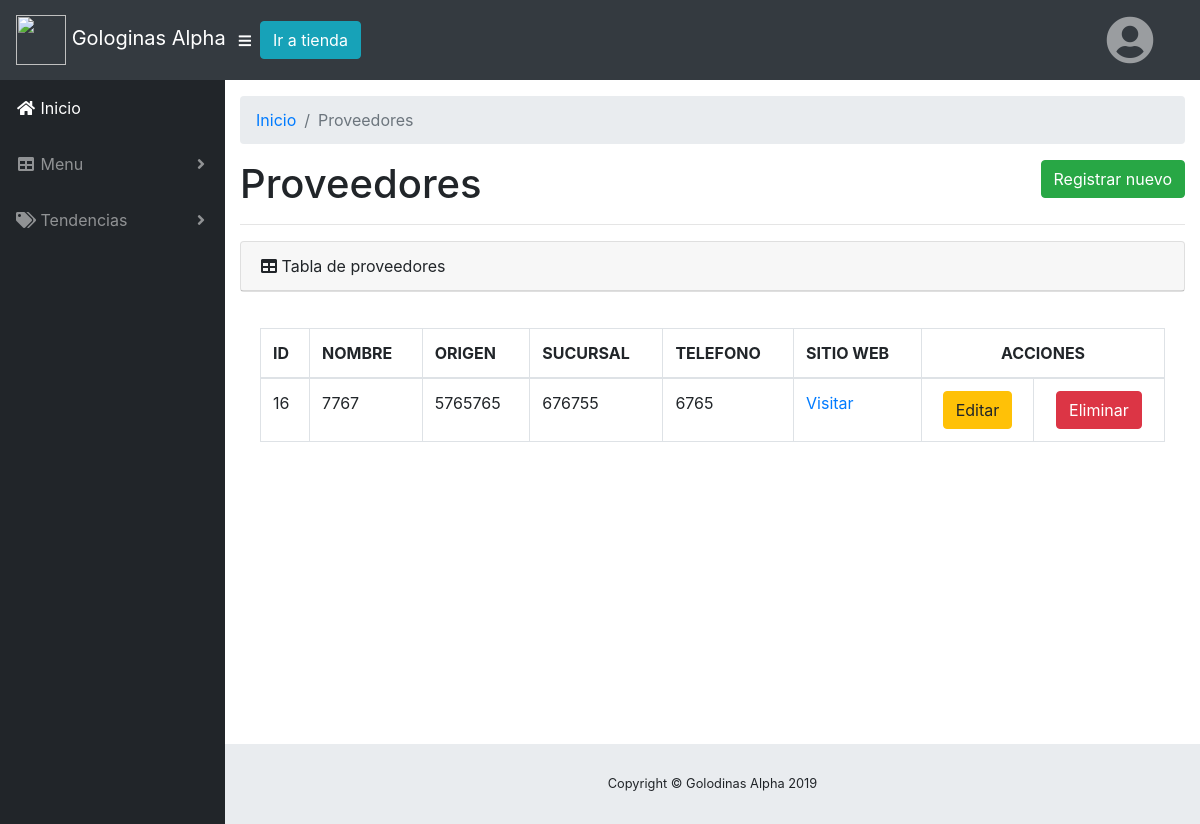
The app's page /admin/proveedores.php (signed in), older data.
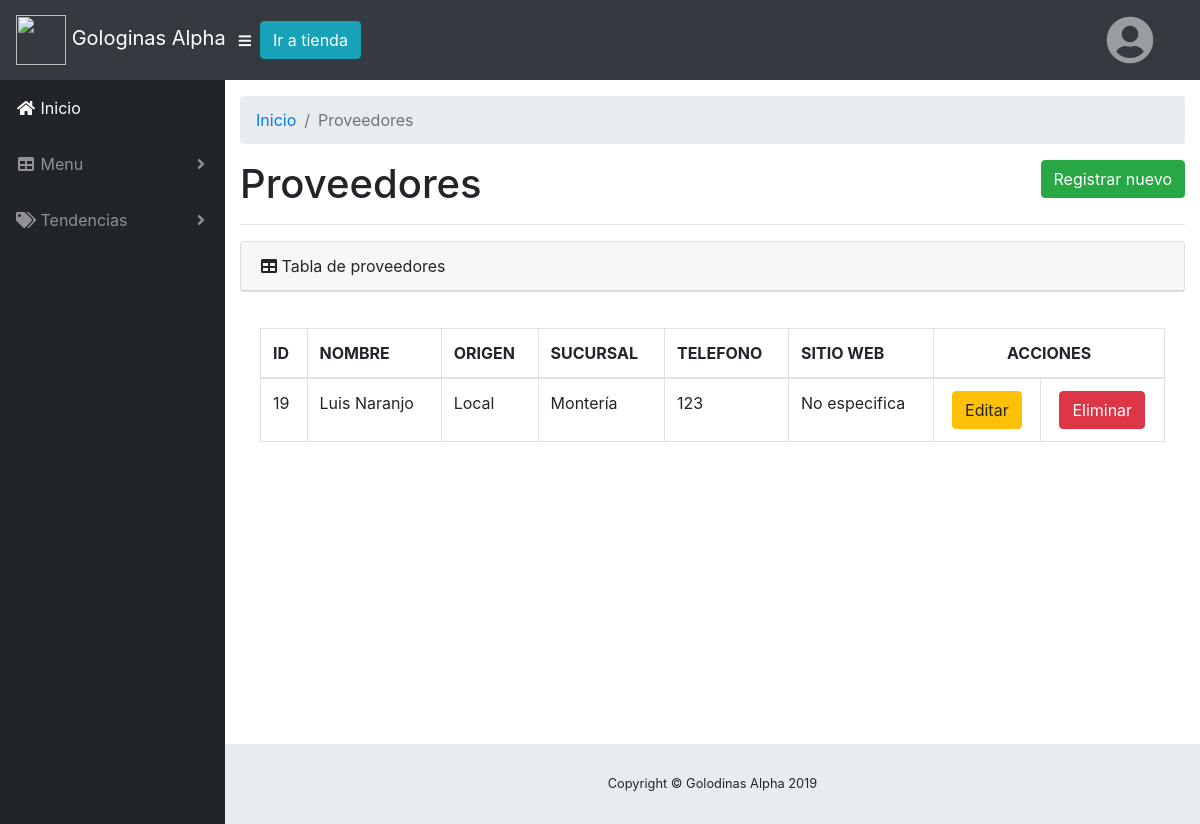
The same page, newer data.
### tables this page shows
CREATE TABLE `GO_PROVEEDOR` (
  `PR_ID` bigint(20) UNSIGNED NOT NULL COMMENT 'PK - Identificador único',
  `PR_NOMBRE` varchar(250) NOT NULL COMMENT 'Nombre del proveedor',
  `PR_ORIGEN` varchar(250) NOT NULL COMMENT 'El proveedor puede ser nacional o extranjero',
  `PR_SUCURSAL` varchar(250) NOT NULL COMMENT 'Sucursal del proveedor',
  `PR_TELEFONO` varchar(250) NOT NULL COMMENT 'Telefono del proveedor',
  `PR_URL` varchar(250) DEFAULT NULL COMMENT 'Url del proveedor'
);

### includes/db/database.php (called while the page is built, shortened)
<?php
class Conexion
{
    protected $conex;
    public function conectar()
    {
        $this->conex = new mysqli(HOST, USER, PASS, DBNAME);
        if ($result = $this->conex->query("SELECT DATABASE()")) {
            $row = $result->fetch_row();
            $result->close();
        }
        return true;
    }
    public function readProveedores()
    {
        $sql = "SELECT * FROM GO_PROVEEDOR";
        if (!$resultado = $this->conex->query($sql)) {
            echo "Lo sentimos, este sitio web está experimentando problemas.";
            exit;
            echo "Error: La ejecución de la consulta falló debido a: \n";
            echo "Query: " . $sql . "\n";
            echo "Errno: " . $this->conexion->errno . "\n";
            echo "Error: " . $this->conexion->error . "\n";
            exit;
        }
        if ($resultado->num_rows != 0) {
            $proveedores = array();
            while ($proveedor = $resultado->fetch_array(MYSQLI_ASSOC)) {
                array_push($proveedores, $proveedor);
            }
            return $proveedores;
        } else {
            echo '<h3 class="text-secundary">Lo sentimos. No se encontraron datos.</h3>';
        }
    }
}

### admin/proveedores.php (the view, shortened to what this page needs)
<?php
require_once "../includes/db/database.php";
$db = new Conexion();
?>
<!DOCTYPE html>
<html lang="en">
<head>
  <link href="../librerias/fontawesome-free/css/all.min.css" rel="stylesheet" type="text/css">
  <link href="css/sb-admin.css" rel="stylesheet">
</head>
<body id="page-top">
    <?php
require_once '../includes/navigation.php'
?>
  <div id="wrapper">
    <?php
require_once '../includes/sidebar.php'
?>
    <div id="content-wrapper">
      <div class="container-fluid">
        <ol class="breadcrumb">
          <li class="breadcrumb-item">
            <a href="index.php">Inicio</a>
          </li>
          <li class="breadcrumb-item active">Proveedores</li>
        </ol>
        <h1 class="d-inline">Proveedores</h1> <a href="proveedor/create.php" class="btn btn-success float-lg-right d-inline">Registrar nuevo</a>
        <hr>
        <div class="card mb-3">
          <div class="card-header">
            <i class="fas fa-table"></i>
            Tabla de proveedores
            </div>
          </div>
          <div class="card-body">
            <div class="table-responsive">
            <?php
                  if ($db->conectar()) {
                    $proveedores = $db->readProveedores();
                    if ($proveedores != null) {
          ?>
              <table class="table table-bordered" id="dataTable" width="100%" cellspacing="0">
                <thead>
                  <tr>
                    <th>ID</th>
                    <th>NOMBRE</th>
                    <th>ORIGEN</th>
                    <th>SUCURSAL</th>
                    <th>TELEFONO</th>
                    <th>SITIO WEB</th>
                    <th colspan = "2"  class="text-center" >ACCIONES</th>
                  </tr>
                </thead>
                <tbody>
                <?php foreach ($proveedores as $proveedor) {?>
                  <tr>
                    <td> <?php echo $proveedor['PR_ID'] ?> </td>
                    <td> <?php echo $proveedor['PR_NOMBRE'] ?> </td>
                    <td> <?php echo $proveedor['PR_ORIGEN'] ?> </td>
                    <td> <?php echo $proveedor['PR_SUCURSAL'] ?> </td>
                    <td> <?php echo $proveedor['PR_TELEFONO'] ?> </td>
                    <td> <?php echo ($proveedor['PR_URL'] != null) ? '<a href="'.$proveedor["PR_URL"].'" target="_blank" rel="noopener noreferrer">Visitar</a>' : "No especifica" ?> </td>
                    <td class="text-center">
                      <a class="btn btn-warning" href="proveedor/update.php?id=<?php echo $proveedor['PR_ID']?>">Editar</a>
                    </td>
                    <td class="text-center">
                      <a class="btn btn-danger" href="proveedor/delete.php?id=<?php echo $proveedor['PR_ID']?>">Eliminar</a>
                    </td>
                  </tr>
                  <?php }?>
                  <?php }?>
                </tbody>
              </table>
                <?php
              }else {
                echo "No se pudo conectar a la base de datos";
              }
            ?>
            </div>
          </div>
        </div>
      </div>
      <?php
        require_once '../includes/footer.php'
      ?>
    </div>
</body>
</html>

Row changes from the older to the newer data that the page shows:
removed go_proveedor: PR_ID "16", PR_NOMBRE "7767", PR_ORIGEN "5765765", PR_SUCURSAL "676755", PR_TELEFONO "6765"
added go_proveedor: PR_ID "19", PR_NOMBRE "Luis Naranjo", PR_ORIGEN "Local", PR_SUCURSAL "Montería", PR_TELEFONO "123", PR_URL "No especifica"
